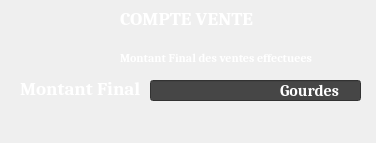
<?xml version="1.0" encoding="UTF-8"?>
<ui version="4.0">
 <class>comptevente</class>
 <widget class="QDialog" name="comptevente">
  <property name="geometry">
   <rect>
    <x>0</x>
    <y>0</y>
    <width>376</width>
    <height>143</height>
   </rect>
  </property>
  <property name="windowTitle">
   <string>compte vente</string>
  </property>
  <property name="windowIcon">
   <iconset resource="../../Documents/Menu/logo1.qrc">
    <normaloff>:/menu/logo1/logo.png</normaloff>:/menu/logo1/logo.png</iconset>
  </property>
  <widget class="QLabel" name="label">
   <property name="geometry">
    <rect>
     <x>120</x>
     <y>10</y>
     <width>181</width>
     <height>16</height>
    </rect>
   </property>
   <property name="font">
    <font>
     <family>Cambria</family>
     <pointsize>14</pointsize>
     <weight>75</weight>
     <bold>true</bold>
    </font>
   </property>
   <property name="styleSheet">
    <string notr="true">color: rgb(255, 255, 255);</string>
   </property>
   <property name="text">
    <string>COMPTE VENTE</string>
   </property>
  </widget>
  <widget class="QLabel" name="label_4">
   <property name="geometry">
    <rect>
     <x>120</x>
     <y>50</y>
     <width>211</width>
     <height>16</height>
    </rect>
   </property>
   <property name="font">
    <font>
     <family>Cambria</family>
     <pointsize>9</pointsize>
     <weight>75</weight>
     <bold>true</bold>
    </font>
   </property>
   <property name="styleSheet">
    <string notr="true">color: rgb(255, 255, 255);</string>
   </property>
   <property name="text">
    <string>Montant Final des ventes effectuees</string>
   </property>
  </widget>
  <widget class="QLabel" name="label_2">
   <property name="geometry">
    <rect>
     <x>20</x>
     <y>80</y>
     <width>151</width>
     <height>16</height>
    </rect>
   </property>
   <property name="font">
    <font>
     <family>Cambria</family>
     <pointsize>14</pointsize>
     <weight>75</weight>
     <bold>true</bold>
    </font>
   </property>
   <property name="styleSheet">
    <string notr="true">color: rgb(255, 255, 255);</string>
   </property>
   <property name="text">
    <string>Montant Final</string>
   </property>
  </widget>
  <widget class="QLineEdit" name="montant">
   <property name="geometry">
    <rect>
     <x>150</x>
     <y>80</y>
     <width>211</width>
     <height>21</height>
    </rect>
   </property>
   <property name="font">
    <font>
     <family>Cambria</family>
     <pointsize>12</pointsize>
     <weight>75</weight>
     <bold>true</bold>
    </font>
   </property>
   <property name="focusPolicy">
    <enum>Qt::ClickFocus</enum>
   </property>
   <property name="styleSheet">
    <string notr="true">background-color: rgb(70, 70, 70);</string>
   </property>
   <property name="clearButtonEnabled">
    <bool>true</bool>
   </property>
  </widget>
  <widget class="QLabel" name="label_3">
   <property name="geometry">
    <rect>
     <x>280</x>
     <y>80</y>
     <width>81</width>
     <height>21</height>
    </rect>
   </property>
   <property name="font">
    <font>
     <family>Cambria</family>
     <pointsize>12</pointsize>
     <weight>75</weight>
     <bold>true</bold>
    </font>
   </property>
   <property name="styleSheet">
    <string notr="true">color: rgb(255, 255, 255);</string>
   </property>
   <property name="text">
    <string>Gourdes</string>
   </property>
  </widget>
  <widget class="QLabel" name="label_5">
   <property name="geometry">
    <rect>
     <x>-10</x>
     <y>-10</y>
     <width>391</width>
     <height>161</height>
    </rect>
   </property>
   <property name="text">
    <string/>
   </property>
   <property name="pixmap">
    <pixmap resource="../../Documents/Menu/fond2.qrc">:/menu/fond/Fond2.png</pixmap>
   </property>
   <property name="scaledContents">
    <bool>true</bool>
   </property>
  </widget>
  <zorder>label_5</zorder>
  <zorder>label</zorder>
  <zorder>label_4</zorder>
  <zorder>label_2</zorder>
  <zorder>montant</zorder>
  <zorder>label_3</zorder>
 </widget>
 <resources>
  <include location="../../Documents/Menu/fond2.qrc"/>
  <include location="../../Documents/Menu/logo1.qrc"/>
 </resources>
 <connections/>
</ui>
